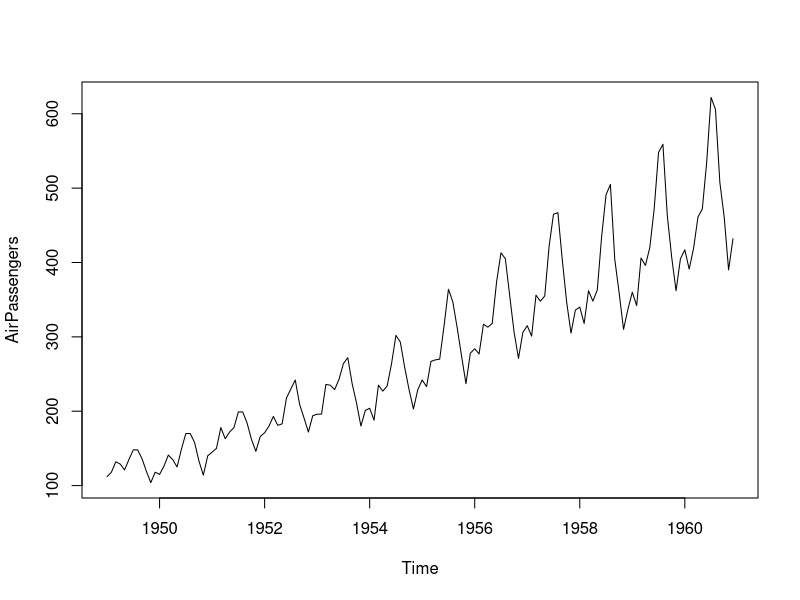
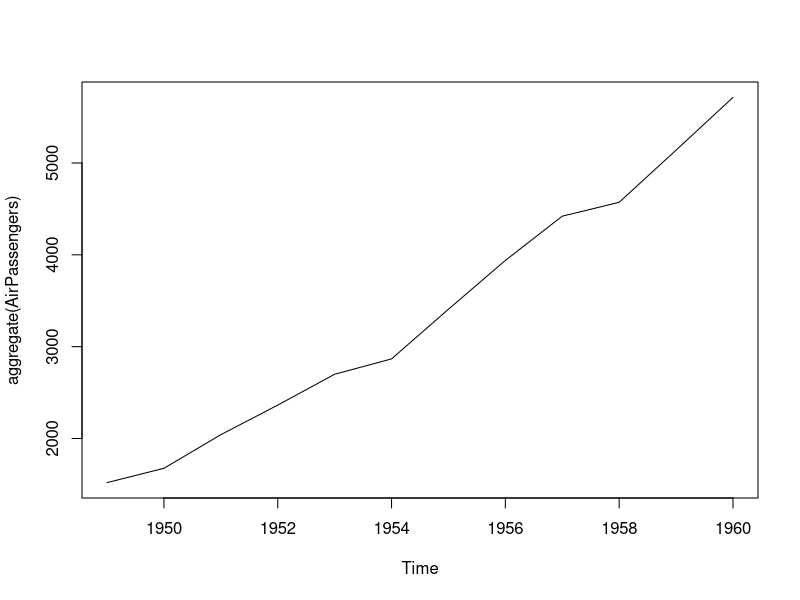
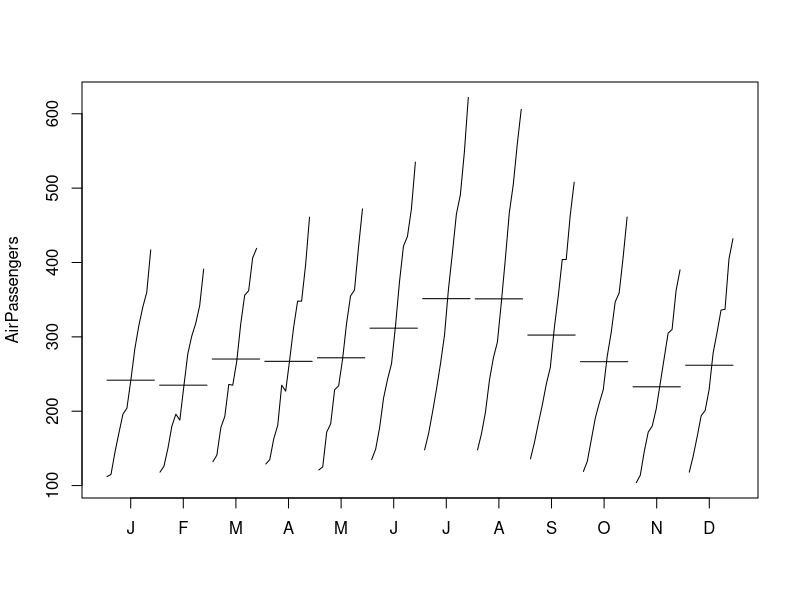
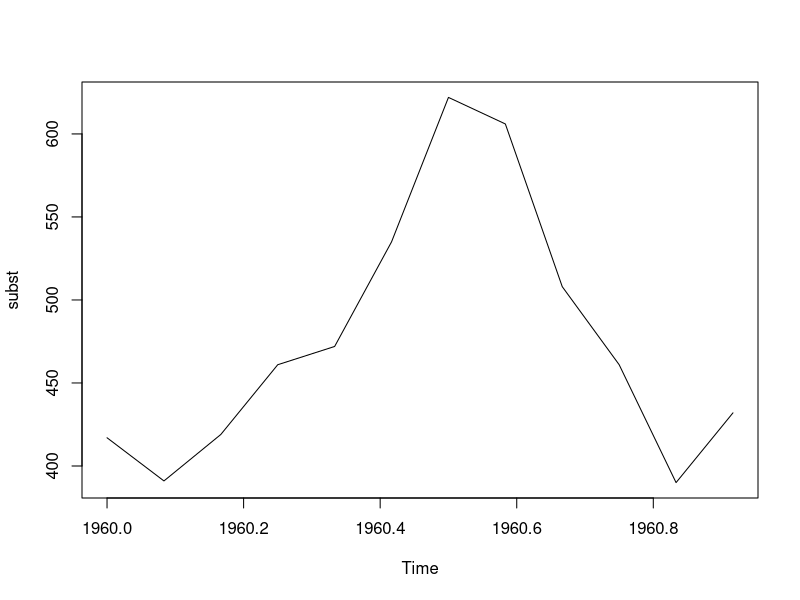

The R script that drew these images, in order:
# séries temporais

AirPassengers
#Apresenta o início da série
start(AirPassengers)
# Apresenta o fim da série
end(AirPassengers)
# start / end útil para colocar dentro de outras funções

plot(AirPassengers)
#visualizando dadoa agregados/ano
plot(aggregate(AirPassengers))
# há uma suavização da evolução pois está ocultando o valor total do ano

#visualizando gráfico agregado por mês
monthplot(AirPassengers)
# é visto que há um pico nos meses de Junho, Julho e Agosto, verão na américa do norte

# análisando um período da série usando a função window, essa função extrai o subconjunto da série
  #var = função(dados, inicio=vetor(), final=vetor())
subst = window(AirPassengers, start=c(1960,1), end=c(1960,12))
subst
plot(subst)

